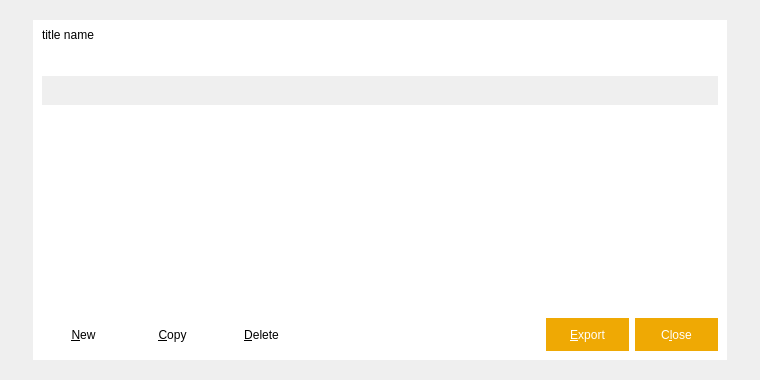
<?xml version="1.0" encoding="UTF-8"?>
<ui version="4.0">
 <class>AddressBookPage</class>
 <widget class="QWidget" name="AddressBookPage">
  <property name="geometry">
   <rect>
    <x>0</x>
    <y>0</y>
    <width>760</width>
    <height>380</height>
   </rect>
  </property>
  <property name="styleSheet">
   <string notr="true"/>
  </property>
  <layout class="QGridLayout" name="gridLayout">
   <property name="leftMargin">
    <number>0</number>
   </property>
   <property name="topMargin">
    <number>0</number>
   </property>
   <property name="rightMargin">
    <number>0</number>
   </property>
   <property name="bottomMargin">
    <number>0</number>
   </property>
   <item row="0" column="0">
    <widget class="QWidget" name="centerWin" native="true">
     <property name="styleSheet">
      <string notr="true">QWidget#centerWin{
border-image: url(:/pic/res/pic/dlgBackgroud.png);
}</string>
     </property>
     <layout class="QGridLayout" name="gridLayout_2">
      <property name="leftMargin">
       <number>33</number>
      </property>
      <property name="topMargin">
       <number>20</number>
      </property>
      <property name="rightMargin">
       <number>33</number>
      </property>
      <property name="bottomMargin">
       <number>20</number>
      </property>
      <item row="0" column="0">
       <widget class="QFrame" name="mainframe">
        <property name="styleSheet">
         <string notr="true">QFrame#mainframe{
border:hidden;
background-color: rgb(255, 255, 255);
}

QToolButton{
width:80;
height:30;
border:hidden;
}
</string>
        </property>
        <property name="frameShape">
         <enum>QFrame::StyledPanel</enum>
        </property>
        <property name="frameShadow">
         <enum>QFrame::Raised</enum>
        </property>
        <layout class="QVBoxLayout" name="verticalLayout_2">
         <property name="spacing">
          <number>6</number>
         </property>
         <property name="leftMargin">
          <number>0</number>
         </property>
         <property name="topMargin">
          <number>0</number>
         </property>
         <property name="rightMargin">
          <number>0</number>
         </property>
         <property name="bottomMargin">
          <number>0</number>
         </property>
         <item>
          <layout class="QHBoxLayout" name="horizontalLayout_5">
           <property name="leftMargin">
            <number>9</number>
           </property>
           <item>
            <widget class="QLabel" name="label_titleName">
             <property name="text">
              <string>title name</string>
             </property>
            </widget>
           </item>
           <item>
            <spacer name="horizontalSpacer_3">
             <property name="orientation">
              <enum>Qt::Horizontal</enum>
             </property>
             <property name="sizeHint" stdset="0">
              <size>
               <width>40</width>
               <height>20</height>
              </size>
             </property>
            </spacer>
           </item>
           <item>
            <widget class="QToolButton" name="cancelButton">
             <property name="minimumSize">
              <size>
               <width>30</width>
               <height>30</height>
              </size>
             </property>
             <property name="maximumSize">
              <size>
               <width>30</width>
               <height>30</height>
              </size>
             </property>
             <property name="styleSheet">
              <string notr="true">QToolButton{
border:hidden;
image: url(:/pic/res/pic/closeBtn.png);
}
</string>
             </property>
             <property name="text">
              <string/>
             </property>
            </widget>
           </item>
          </layout>
         </item>
         <item>
          <layout class="QVBoxLayout" name="verticalLayout">
           <property name="leftMargin">
            <number>9</number>
           </property>
           <property name="rightMargin">
            <number>9</number>
           </property>
           <property name="bottomMargin">
            <number>9</number>
           </property>
           <item>
            <widget class="QLabel" name="labelExplanation">
             <property name="textFormat">
              <enum>Qt::PlainText</enum>
             </property>
             <property name="wordWrap">
              <bool>true</bool>
             </property>
            </widget>
           </item>
           <item>
            <widget class="QTableView" name="tableView">
             <property name="contextMenuPolicy">
              <enum>Qt::CustomContextMenu</enum>
             </property>
             <property name="toolTip">
              <string>Right-click to edit address or label</string>
             </property>
             <property name="styleSheet">
              <string notr="true">QTableView {
color: black;
gridline-color: white;
background-color: white;
 outline: 0px;
 alternate-background-color: rgb(247,242,238);
selection-color: white;
selection-background-color: rgb(239,169,4);
border:hidden;
}

QHeaderView {
color: black;
font: 12pt;
border: 0px solid rgb(144, 144, 144);
border:0px solid rgb(191,191,191);
border-left-color: red;
border-top-color: red;
border-radius:0px;
min-height:29px;
}

QHeaderView::section {
color: black;
background-color: rgb(234, 221, 210);
border: 0px solid #626262;
border-radius:0px;
border-color: white;
}

QTableView::item::selected
{
border:hidden;
	background-color: rgb(239, 169, 4);
}

/*垂直滚动条整体*/
QScrollBar:vertical
{
    width:8px;
    background:rgb(0,0,0,0%);
    margin:0px,0px,0px,0px;
    padding-top:12px;   /*上预留位置*/
    padding-bottom:12px;    /*下预留位置*/
}

/*滚动条中滑块的样式*/
QScrollBar::handle:vertical
{
    width:8px;
    background:rgb(0,0,0,25%);
    border-radius:4px;
    min-height:20px;
}

/*鼠标触及滑块样式*/
QScrollBar::handle:vertical:hover
{
    width:9px;
    background:rgb(0,0,0,50%);
    border-radius:4px;
    min-height:20;
}

/*设置下箭头*/
QScrollBar::add-line:vertical
{
    height:12px;
    width:10px;
    border-image:url(:/selectfile/scroll/3.png);
    subcontrol-position:bottom;
}

/*设置上箭头*/
QScrollBar::sub-line:vertical
{
    height:12px;
    width:10px;
    border-image:url(:/selectfile/scroll/1.png);
    subcontrol-position:top;
}

/*设置下箭头:悬浮状态*/
QScrollBar::add-line:vertical:hover
{
    height:12px;
    width:10px;
    border-image:url(:/selectfile/scroll/4.png);
    subcontrol-position:bottom;
}

/*设置上箭头：悬浮状态*/
QScrollBar::sub-line:vertical:hover
{
    height:12px;
    width:10px;
    border-image:url(:/selectfile/scroll/2.png);
    subcontrol-position:top;
}

/*当滚动条滚动的时候，上面的部分和下面的部分*/
QScrollBar::add-page:vertical,QScrollBar::sub-page:vertical
{
    background:rgb(0,0,0,10%);
    border-radius:4px;
}
</string>
             </property>
             <property name="tabKeyNavigation">
              <bool>false</bool>
             </property>
             <property name="alternatingRowColors">
              <bool>true</bool>
             </property>
             <property name="selectionMode">
              <enum>QAbstractItemView::SingleSelection</enum>
             </property>
             <property name="selectionBehavior">
              <enum>QAbstractItemView::SelectRows</enum>
             </property>
             <property name="sortingEnabled">
              <bool>false</bool>
             </property>
             <attribute name="verticalHeaderVisible">
              <bool>false</bool>
             </attribute>
            </widget>
           </item>
           <item>
            <layout class="QHBoxLayout" name="horizontalLayout">
             <item>
              <widget class="QToolButton" name="newAddress">
               <property name="toolTip">
                <string>Create a new address</string>
               </property>
               <property name="text">
                <string>&amp;New</string>
               </property>
               <property name="icon">
                <iconset resource="../massgrid.qrc">
                 <normaloff>:/pic/res/pic/add.png</normaloff>:/pic/res/pic/add.png</iconset>
               </property>
               <property name="toolButtonStyle">
                <enum>Qt::ToolButtonTextBesideIcon</enum>
               </property>
              </widget>
             </item>
             <item>
              <widget class="QToolButton" name="copyAddress">
               <property name="toolTip">
                <string>Copy the currently selected address to the system clipboard</string>
               </property>
               <property name="text">
                <string>&amp;Copy</string>
               </property>
               <property name="icon">
                <iconset resource="../massgrid.qrc">
                 <normaloff>:/icons/editcopy</normaloff>:/icons/editcopy</iconset>
               </property>
               <property name="toolButtonStyle">
                <enum>Qt::ToolButtonTextBesideIcon</enum>
               </property>
              </widget>
             </item>
             <item>
              <widget class="QToolButton" name="deleteAddress">
               <property name="toolTip">
                <string>Delete the currently selected address from the list</string>
               </property>
               <property name="text">
                <string>&amp;Delete</string>
               </property>
               <property name="icon">
                <iconset resource="../massgrid.qrc">
                 <normaloff>:/pic/res/pic/closeBtn.png</normaloff>:/pic/res/pic/closeBtn.png</iconset>
               </property>
               <property name="toolButtonStyle">
                <enum>Qt::ToolButtonTextBesideIcon</enum>
               </property>
              </widget>
             </item>
             <item>
              <spacer name="horizontalSpacer">
               <property name="orientation">
                <enum>Qt::Horizontal</enum>
               </property>
               <property name="sizeHint" stdset="0">
                <size>
                 <width>40</width>
                 <height>20</height>
                </size>
               </property>
              </spacer>
             </item>
             <item>
              <widget class="QToolButton" name="exportButton">
               <property name="focusPolicy">
                <enum>Qt::NoFocus</enum>
               </property>
               <property name="toolTip">
                <string>Export the data in the current tab to a file</string>
               </property>
               <property name="styleSheet">
                <string notr="true">QToolButton{
width:80;
height:30;
background-color: rgb(239, 169, 4);
color: rgb(255, 255, 255);
border:hidden;
}</string>
               </property>
               <property name="text">
                <string>&amp;Export</string>
               </property>
               <property name="icon">
                <iconset resource="../massgrid.qrc">
                 <normaloff>:/pic/res/pic/outputData-white.png</normaloff>:/pic/res/pic/outputData-white.png</iconset>
               </property>
               <property name="toolButtonStyle">
                <enum>Qt::ToolButtonTextBesideIcon</enum>
               </property>
              </widget>
             </item>
             <item>
              <widget class="QToolButton" name="closeButton">
               <property name="sizePolicy">
                <sizepolicy hsizetype="Minimum" vsizetype="Minimum">
                 <horstretch>0</horstretch>
                 <verstretch>0</verstretch>
                </sizepolicy>
               </property>
               <property name="focusPolicy">
                <enum>Qt::NoFocus</enum>
               </property>
               <property name="styleSheet">
                <string notr="true">QToolButton{
width:80;
height:30;
background-color: rgb(239, 169, 4);
color: rgb(255, 255, 255);
border:hidden;
}</string>
               </property>
               <property name="text">
                <string>C&amp;lose</string>
               </property>
              </widget>
             </item>
            </layout>
           </item>
          </layout>
         </item>
        </layout>
       </widget>
      </item>
     </layout>
    </widget>
   </item>
  </layout>
 </widget>
 <resources>
  <include location="../massgrid.qrc"/>
 </resources>
 <connections/>
</ui>
